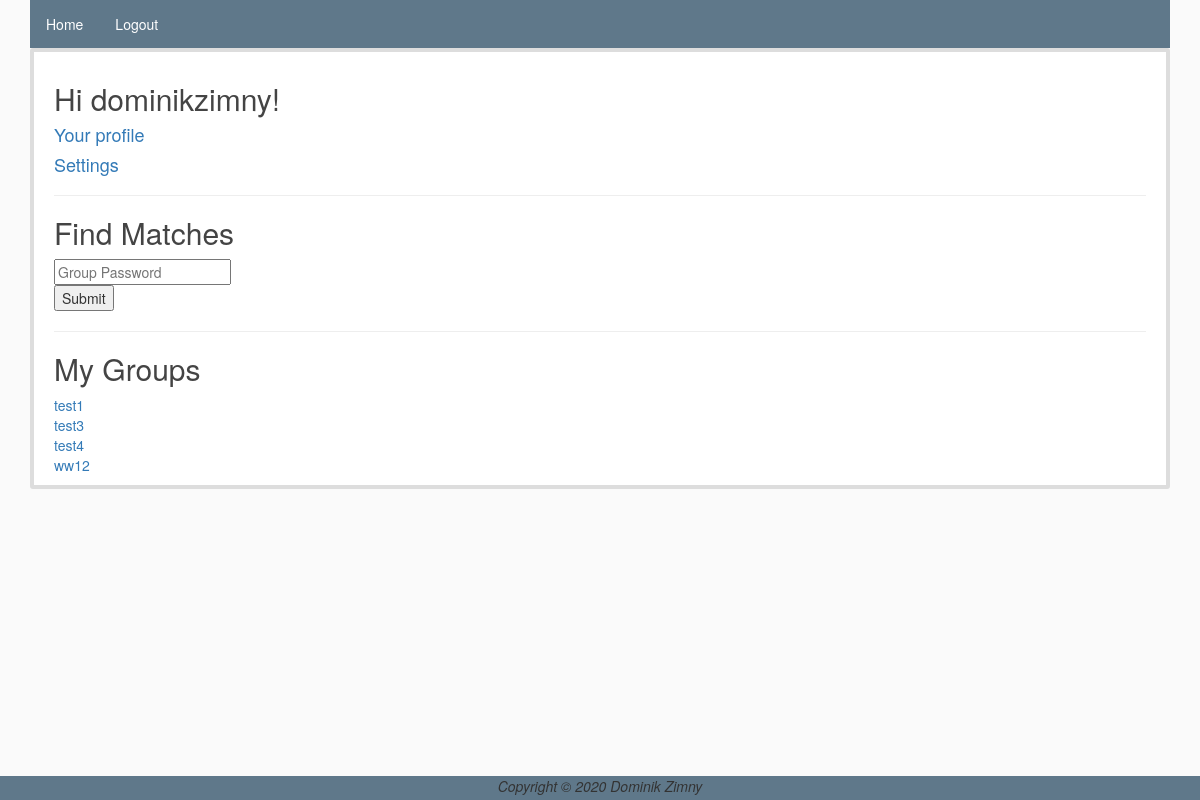
The app's page / (signed in) with its own data.
### lovematch/models.py (models this page shows)
class UserGroup(models.Model):
    user = models.ForeignKey(User, on_delete=models.CASCADE)
    group = models.CharField(max_length=50)
    class Meta:
        unique_together = ['user', 'group']

### lovematch/views.py (the view)
# urls.py: path('', startup_view, name='start'),
@login_required
def startup_view(request):
    if request.method == 'POST':
        ug = UserGroup.objects.get_or_create(user=request.user, group=request.POST.get('group'))
        ug[0].save()
        return redirect('/question?nr=1&group='+request.POST.get('group'))
    previous_groups=UserGroup.objects.filter(user=request.user)
    return render(request, 'begin.html', {"previous_groups":previous_groups})

### lovematch/templates/begin.html (shortened to what this page needs)
{% extends "base.html" %}
{% block content %}
<div class="content-section">
    <h2>Hi {{user.username}}!</h2>
    <h4><a href="/user/?user={{user.username}}">Your profile</a></h4>
    <h4><a href="/settings/?user={{user.username}}">Settings</a></h4>
    <hr>
    <h2>Find Matches</h2>
    <form method="POST">
        <input type="text" id="group" name="group" placeholder="Group Password" maxlength="50"><br>
        <input type="submit" value="Submit">
    </form>
    <hr>
    <h2>My Groups</h2>
    {% for group in previous_groups %}
        <a href="/match/?group={{ group.group }}">{{group.group}}</a><br>
    {% endfor %}
</div>
{% endblock %}

### static/style.css (style rules this page uses)
body { background: #fafafa; color: #333333; padding-bottom:24px; }
h1, h2, h3, h4, h5, h6 { color: #444444; }
.content-section { background: #ffffff; padding: 10px 20px; border: 4px solid #dddddd; border-radius: 3px; margin-bottom: 20px; }

### records on screen
UserGroup: group "test1"
UserGroup: group "test3"
UserGroup: group "test4"
UserGroup: group "ww12"

### other values on screen
{{ user.username }} "dominikzimny"
